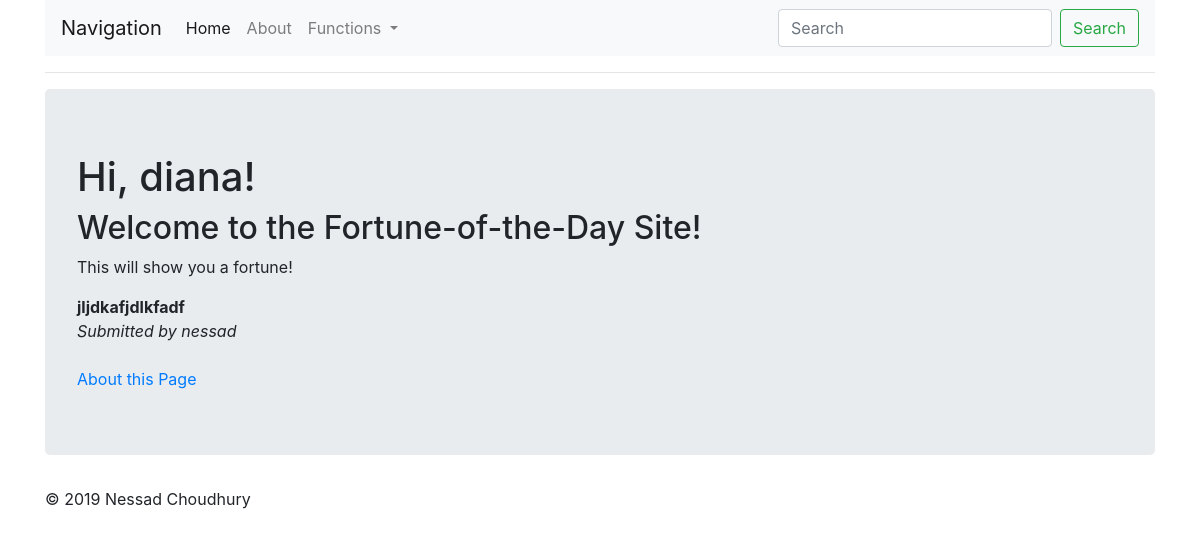
The app's page / (signed in) with its own data.
### fortunesite/models.py (models this page shows, shortened)
class User(UserMixin, db.Model):
    id = db.Column(db.Integer, primary_key=True)
    username = db.Column(db.String(64), index=True, unique=True,
                         nullable=False)
    email = db.Column(db.String(120), index=True, unique=True)
    password_hash = db.Column(db.String(128))
    fortunes = db.relationship('Fortune', backref='author', lazy=True)
    about_me = db.Column(db.String(140))
    last_seen = db.Column(db.DateTime, default=datetime.utcnow)
    followed = db.relationship(
        'User', secondary=followers,
        primaryjoin=(followers.c.follower_id == id),
        secondaryjoin=(followers.c.followed_id == id),
        backref=db.backref('followers', lazy='dynamic'), lazy='dynamic')

class Fortune(db.Model):
    id = db.Column(db.Integer, primary_key=True)
    content = db.Column(db.String(140))
    timestamp = db.Column(db.DateTime, index=True,
                          default=datetime.utcnow)
    user_id = db.Column(db.Integer, db.ForeignKey('user.id'))

### fortunesite/routes.py (the view)
@app.route('/index')
@app.route('/')
def index():
    fortune = choice(Fortune.query.all())
    return render_template("index.html", fortune=fortune)

### fortunesite/models.py (called while the page is built)
@login.user_loader
def load_user(id):
    return User.query.get(int(id))

### fortunesite/routes.py (called while the page is built)
@app.before_request
def before_request():
    if current_user.is_authenticated:
        current_user.last_seen = datetime.utcnow()
        db.session.commit()

### fortunesite/templates/index.html (shortened to what this page needs)
{% extends "layout.html" %}
{% block body %}
<div class="jumbotron">
    {% if current_user.is_authenticated %}
        <h1>Hi, {{ current_user.username }}!</h1>
    {% else %}
        <h1>Hi! </h1>
    {% endif %}
    <h2>Welcome to the Fortune-of-the-Day Site!</h2>
    <p>This will show you a fortune!</p>
    <body><b>{{ fortune.content }}</b><br>
    <i>Submitted by {{ fortune.author.username }}</i>
    </body>
    <br><br>
    <a href="about">About this Page</a>
</div>
{% endblock %}

### records on screen
User: username "diana"
Fortune: content "jljdkafjdlkfadf"
User: author.username "nessad"
